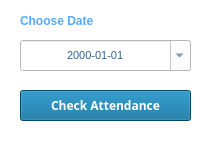
<?xml version="1.0" encoding="UTF-8"?>
<ui version="4.0">
 <class>Form</class>
 <widget class="QWidget" name="Form">
  <property name="geometry">
   <rect>
    <x>0</x>
    <y>0</y>
    <width>212</width>
    <height>143</height>
   </rect>
  </property>
  <property name="windowTitle">
   <string>Choose Date</string>
  </property>
  <property name="styleSheet">
   <string notr="true">background-color: rgb(255, 255, 255);</string>
  </property>
  <widget class="QDateEdit" name="dateEdit">
   <property name="geometry">
    <rect>
     <x>20</x>
     <y>40</y>
     <width>171</width>
     <height>31</height>
    </rect>
   </property>
   <property name="font">
    <font>
     <pointsize>8</pointsize>
     <weight>50</weight>
     <bold>false</bold>
    </font>
   </property>
   <property name="styleSheet">
    <string notr="true">color: rgb(49, 99, 148);</string>
   </property>
   <property name="alignment">
    <set>Qt::AlignCenter</set>
   </property>
   <property name="buttonSymbols">
    <enum>QAbstractSpinBox::UpDownArrows</enum>
   </property>
   <property name="displayFormat">
    <string>yyyy-MM-dd</string>
   </property>
   <property name="calendarPopup">
    <bool>true</bool>
   </property>
   <property name="currentSectionIndex">
    <number>0</number>
   </property>
   <property name="timeSpec">
    <enum>Qt::LocalTime</enum>
   </property>
  </widget>
  <widget class="QLabel" name="label">
   <property name="geometry">
    <rect>
     <x>20</x>
     <y>10</y>
     <width>131</width>
     <height>21</height>
    </rect>
   </property>
   <property name="font">
    <font>
     <weight>75</weight>
     <bold>true</bold>
    </font>
   </property>
   <property name="styleSheet">
    <string notr="true">color: rgb(85, 170, 255);</string>
   </property>
   <property name="text">
    <string>Choose Date</string>
   </property>
  </widget>
  <widget class="QPushButton" name="pushButton">
   <property name="geometry">
    <rect>
     <x>20</x>
     <y>90</y>
     <width>171</width>
     <height>31</height>
    </rect>
   </property>
   <property name="font">
    <font>
     <family>Office</family>
     <pointsize>9</pointsize>
     <weight>75</weight>
     <bold>true</bold>
    </font>
   </property>
   <property name="styleSheet">
    <string notr="true">color: rgb(255, 255, 255);
background-color: rgb(0, 99, 148);</string>
   </property>
   <property name="text">
    <string>Check Attendance</string>
   </property>
  </widget>
 </widget>
 <resources/>
 <connections/>
</ui>
